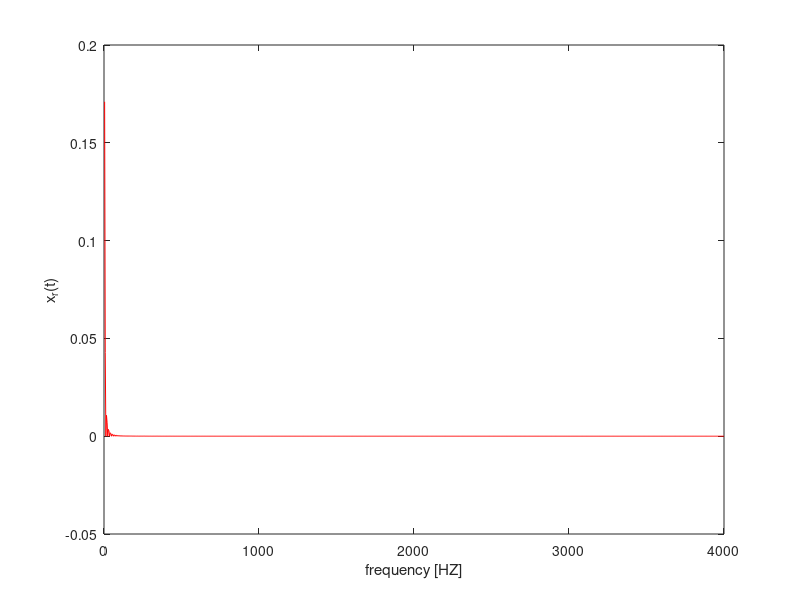

MATLAB code to generate this figure:
clc
clear all

T1 = 4;
n = 1:1000;
t = n.*T1;
X2 = (sinc((n.*T1)./12)).^2;
x_t = zeros(1, length(t));
for ii = 1:length(t)
    x_t(ii) = sum(X2.*(sinc(t(ii)-n.*T1)/T1));
end
figure()
plot(t, x_t, 'r');
xlabel('frequency [HZ]');
ylabel('x_{r}(t)');